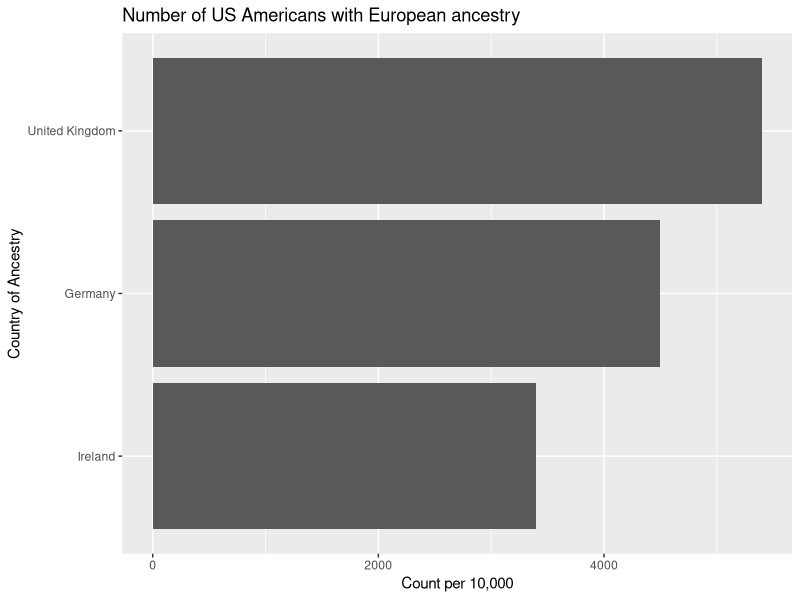
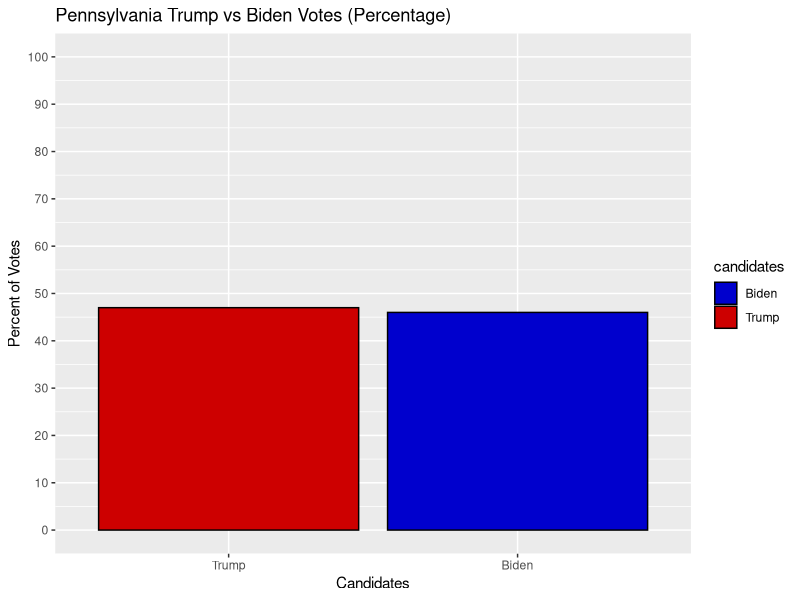
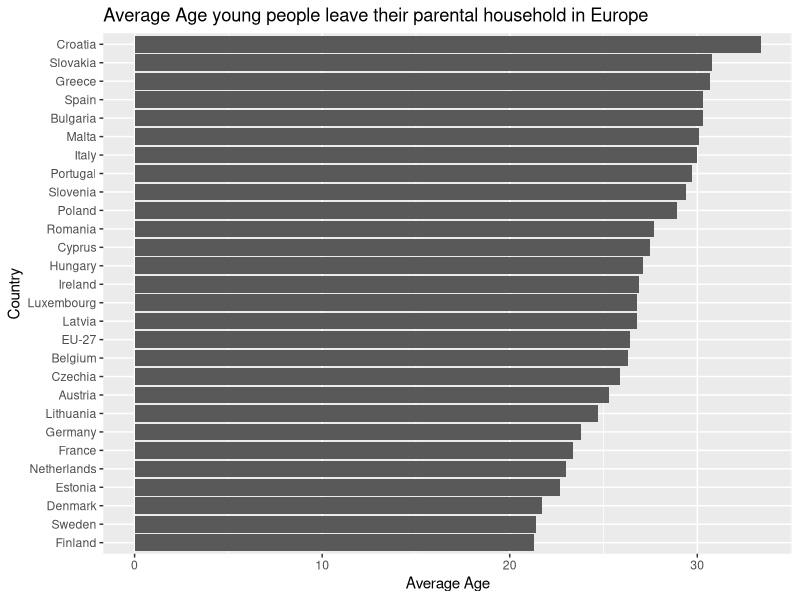
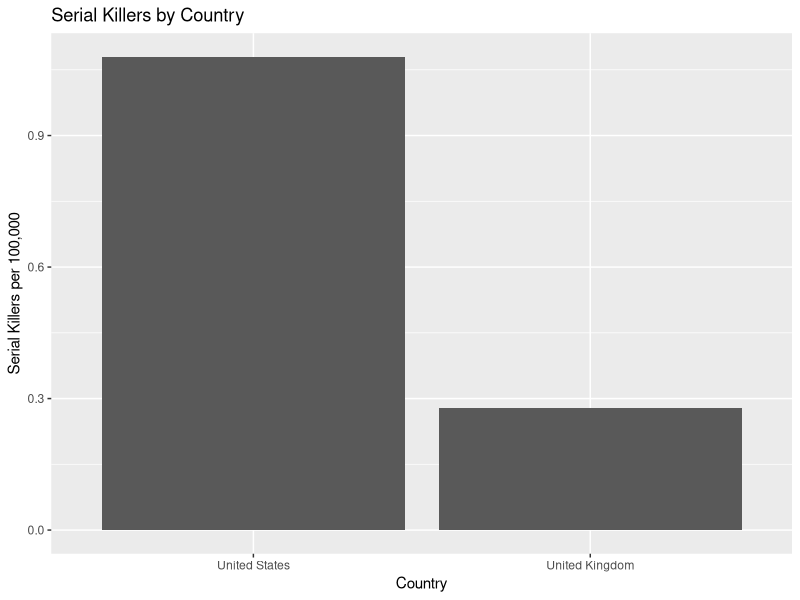

Write the R code that produced these figures, in order.
## ---- chunk 1
library(tidyverse)
options(digits = 2)
## ---- chunk 2
europe_ancestry <- read.csv("CountryMap.csv") %>% 
  mutate(Country = as.factor(Country))
## ---- chunk 3
europe_ancestry_top3 <- europe_ancestry %>% 
  arrange(desc(Europe_Ancestry_Count)) %>% 
  top_n(3, Europe_Ancestry_Count)
europe_ancestry_top3
## ---- chunk 4
# Arrange left to right based on highest count. Highest count on the left
ggplot(europe_ancestry_top3, aes(x = (Europe_Ancestry_Count / 10000),
       y = fct_reorder(Country, Europe_Ancestry_Count))) +
  geom_bar(stat = "identity") +
  ggtitle("Number of US Americans with European ancestry") +
  xlab("Count per 10,000") +
  ylab("Country of Ancestry")
## ---- chunk 5
candidates <- as.factor(c("Trump", "Biden"))
votes <- c(47, 46)
PA_votes_pct <- data.frame(candidates, votes)
PA_votes_pct
## ---- chunk 6
ggplot(PA_votes_pct, aes(x = fct_rev(fct_reorder(candidates, votes)), y = votes)) +
  geom_bar(aes(fill = candidates), stat = "identity", col = "black") +
  scale_y_continuous(breaks = seq(0,100, by = 10), limits = c(0,100)) +
  scale_fill_manual(values=c("blue3","red3")) +
  ylab("Percent of Votes") +
  xlab("Candidates") +
  ggtitle("Pennsylvania Trump vs Biden Votes (Percentage)")
## ---- chunk 7
ave_age_live_independent <- read.csv("AverageAge_LeaveHousehold_perCountry.csv")
ave_age_live_independent <- ave_age_live_independent %>% 
  mutate(Country = as.factor(Country))
head(ave_age_live_independent)
## ---- chunk 8
ggplot(ave_age_live_independent, aes(y = fct_reorder(Country, Age), x = Age)) +
  geom_bar(stat = "identity") +
  xlab("Average Age") + 
  ylab("Country") +
  ggtitle("Average Age young people leave their parental household in Europe")
## ---- chunk 9
killers <- read.csv("Killers_per_country.csv")
killers <- killers %>% 
  mutate(Country = as.factor(Country)) |> 
  filter(Killer == "Killer")
head(killers)
## ---- chunk 10
ggplot(killers, aes(x = fct_rev(fct_reorder(Country, Killer_count)),
                       y = (Killer_count/Population) * 100000)) +
  geom_bar(stat = "identity") +
  ylab("Serial Killers per 100,000") +
  xlab("Country") +
  ggtitle("Serial Killers by Country")
